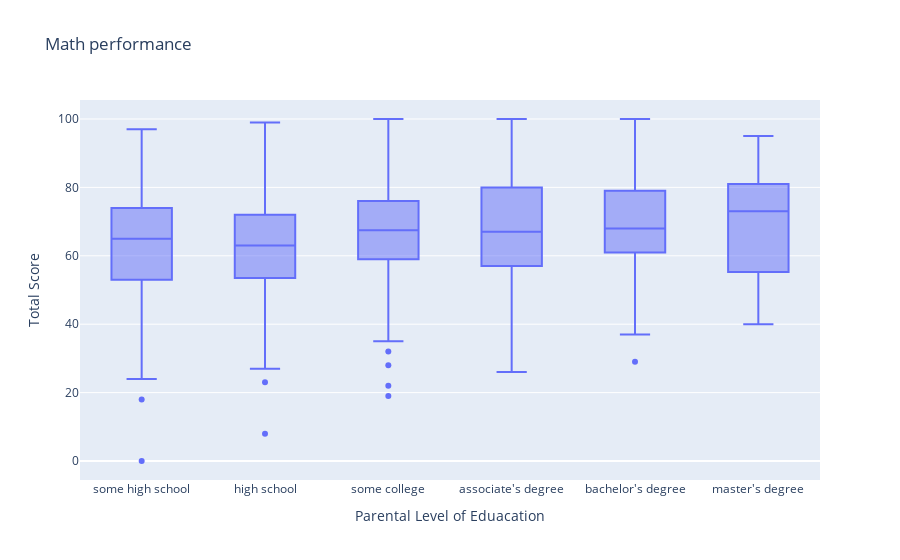

Write notebook code for a chart like this one.
### Markdown cell above
### As shown in the bar graph we can see that while the parents level of education  doesnt limit the potential to score high on the exam, there is a steady increase in the minimum score for the students in each education level and that the mean score does tend to rise as the parents level of education increases. Considering this information, we can infer that as the parental level of education of each students rises, the student has a higher chance of recieving a higher overall score on their exam

### Code cell
fig = px.box(
    DF,
    x='parental level of education',  
    y='math score',  
    title='Math performance',
    
)
fig.update_layout(
    xaxis_title='Parental Level of Eduacation',
                  yaxis_title='Total Score',
    xaxis=dict(
        categoryorder="array",
        categoryarray=order  
    )
)

fig.show()

### Figure 1 — Plotly figure (JSON) as saved in the notebook; plotly's stock layout.template omitted (floating-point values rounded to 4 significant figures; data arrays with more than 128 entries replaced by an {"elided": "..."} marker saying what was removed)
{"data": [{"alignmentgroup": "True", "hovertemplate": "parental level of education=%{x}<br>math score=%{y}<extra></extra>", "legendgroup": "", "marker": {"color": "#636efa"}, "name": "", "notched": false, "offsetgroup": "", "orientation": "v", "showlegend": false, "type": "box", "x": {"elided": "1000 str values"}, "x0": " ", "xaxis": "x", "y": {"elided": "1000 int values"}, "y0": " ", "yaxis": "y"}], "layout": {"autosize": true, "boxmode": "group", "legend": {"tracegroupgap": 0}, "title": {"text": "Math performance"}, "xaxis": {"anchor": "y", "autorange": true, "categoryarray": ["some high school", "high school", "some college", "associate's degree", "bachelor's degree", "master's degree"], "categoryorder": "array", "domain": [0, 1], "range": [-0.5, 5.5], "title": {"text": "Parental Level of Eduacation"}, "type": "category"}, "yaxis": {"anchor": "x", "autorange": true, "domain": [0, 1], "range": [-5.556, 105.6], "title": {"text": "Total Score"}, "type": "linear"}}}
